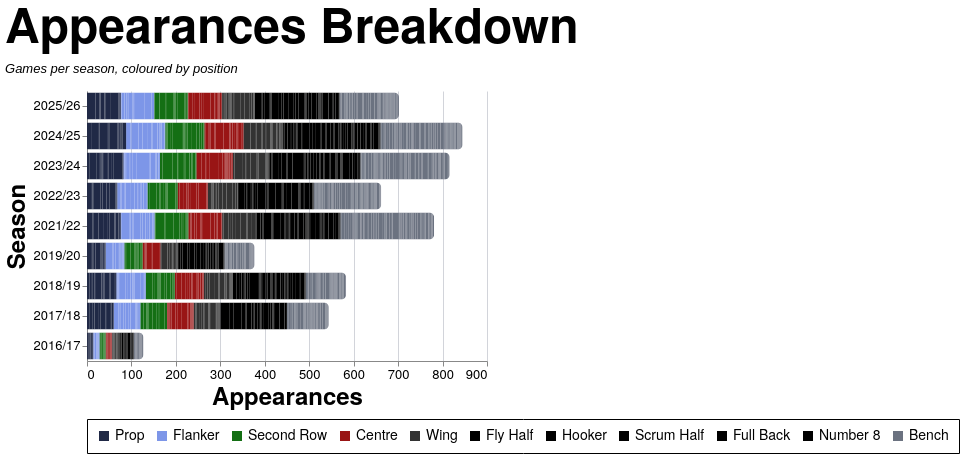

Write the Vega-Lite specification saved for this chart.
### Vega-Lite specification from a JSON file in a GitHub repository (floating-point values rounded to 4 significant figures; data arrays with more than 128 entries replaced by an {"elided": "..."} marker saying what was removed)
{"config": {"axis": {"labelFont": "PT Sans Narrow, Helvetica Neue, Helvetica, Arial, sans-serif", "titleFont": "PT Sans Narrow, Helvetica Neue, Helvetica, Arial, sans-serif", "labelFontSize": 13, "titleFontSize": 24, "gridColor": "#202947", "gridOpacity": 0.2, "zindex": 1}, "text": {"font": "Lato, sans-serif"}, "bar": {"cornerRadiusEnd": 5}, "header": {"labelFont": "PT Sans Narrow, Helvetica Neue, Helvetica, Arial, sans-serif", "titleFont": "PT Sans Narrow, Helvetica Neue, Helvetica, Arial, sans-serif", "labelFontSize": 24, "titleFontSize": 28, "labelFontWeight": "bold", "orient": "left"}, "legend": {"labelFont": "PT Sans Narrow, Helvetica Neue, Helvetica, Arial, sans-serif", "titleFont": "PT Sans Narrow, Helvetica Neue, Helvetica, Arial, sans-serif", "labelFontSize": 14, "titleFontSize": 16, "titlePadding": 5, "fillColor": "white", "strokeColor": "black", "padding": 10, "titleFontWeight": "lighter", "titleFontStyle": "italic", "titleColor": "gray", "offset": 10}, "title": {"font": "PT Sans Narrow, Helvetica Neue, Helvetica, Arial, sans-serif", "fontSize": 48, "fontWeight": "bold", "anchor": "start", "align": "center", "titlePadding": 20, "subtitlePadding": 10, "subtitleFontSize": 13, "subtitleColor": "", "subtitleFontStyle": "italic", "offset": 15, "color": "black"}, "axisX": {"labelAngle": 0}, "facet": {"title": null, "header": null, "align": {"row": "each", "column": "each"}}, "resolve": {"scale": {"y": "independent", "facet": "independent"}}, "background": "transparent", "scale": {"offsetBandPaddingOuter": 0.2, "offsetBandPaddingInner": 0.1}, "view": {"stroke": null, "background": "transparent"}}, "data": {"name": "data-dae9a25922b13033788955d25c831ca6"}, "mark": {"type": "bar"}, "encoding": {"color": {"field": "color_value", "legend": {"orient": "bottom", "title": null}, "scale": {"domain": ["Prop", "Flanker", "Second Row", "Centre", "Wing", "Fly Half", "Hooker", "Scrum Half", "Full Back", "Number 8", "Bench"], "range": ["#202946", "#7d96e8", "#146f14", "#991515", "#333333", "#000000", "#000000", "#000000", "#000000", "#000000", "#6b7280"]}, "type": "nominal"}, "order": {"field": "stack_order", "type": "quantitative"}, "tooltip": [{"field": "player", "title": "Player", "type": "nominal"}, {"field": "season", "title": "Season", "type": "nominal"}, {"field": "color_value", "title": "Position", "type": "nominal"}, {"aggregate": "sum", "field": "apps", "title": "Appearances", "type": "quantitative"}], "x": {"aggregate": "sum", "field": "apps", "title": "Appearances", "type": "quantitative"}, "y": {"field": "season", "sort": {"field": "season_sort", "op": "max", "order": "descending"}, "title": "Season", "type": "nominal"}}, "height": {"step": 30}, "title": {"text": "Appearances Breakdown", "subtitle": "Games per season, coloured by position"}, "width": 400, "$schema": "https://vega.github.io/schema/vega-lite/v5.20.1.json", "datasets": {"data-dae9a25922b13033788955d25c831ca6": {"elided": "2520 records"}}}
